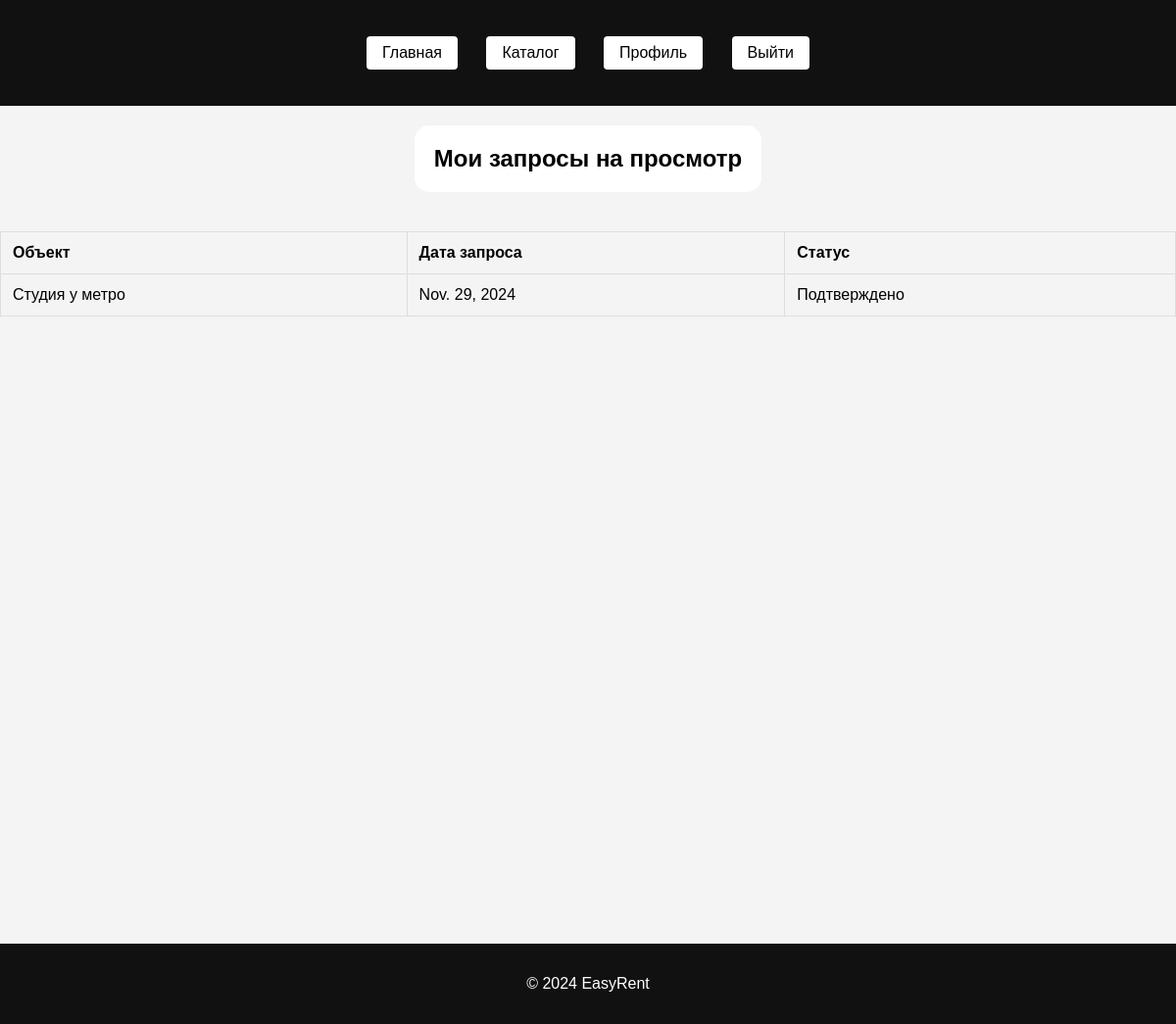
The page /my_requests/ (signed in) on the database as committed earlier.
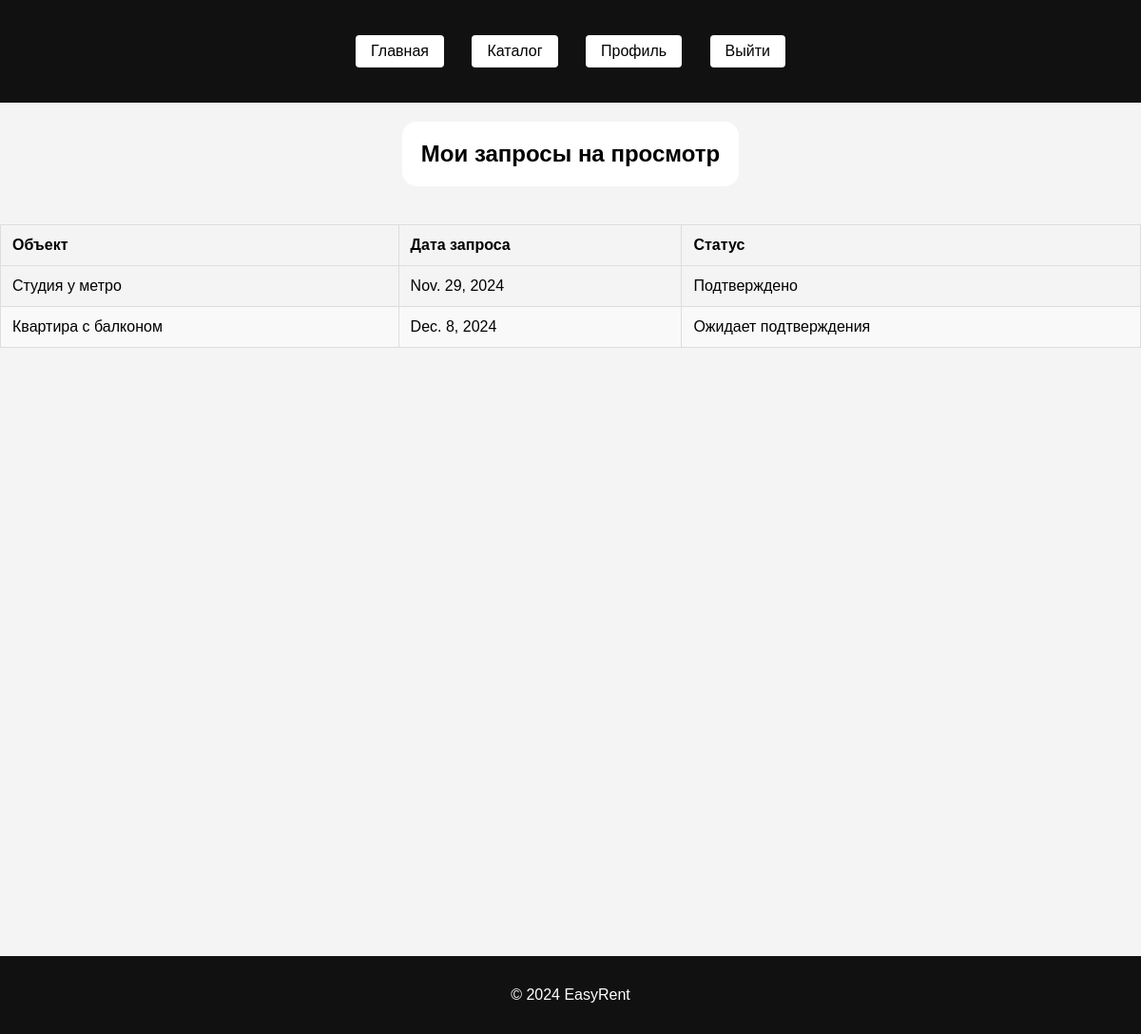
The same page on the database as committed later.
### core/models.py (models this page shows, shortened)
class ViewingRequest(models.Model):
    STATUS_CHOICES = [
        ('pending', 'Ожидает подтверждения'),
        ('confirmed', 'Подтверждено'),
    ]
    property = models.ForeignKey(Property, on_delete=models.CASCADE)
    user = models.ForeignKey(settings.AUTH_USER_MODEL, on_delete=models.CASCADE)
    realtor = models.ForeignKey(User, on_delete=models.CASCADE, related_name='viewing_requests_as_realtor', verbose_name="Риелтор", null=True)
    request_date = models.DateTimeField(auto_now_add=True)
    status = models.CharField(max_length=10, choices=STATUS_CHOICES, default='pending')
    viewing_time = models.DateField() # Время, когда клиент хочет посмотреть объект

class Property(models.Model):
    PROPERTY_STATUS = [
        ('available', 'Свободно'),
        ('rented', 'Сдано'),
    ]
    title = models.CharField(max_length=100)
    description = models.TextField()
    area = models.DecimalField(max_digits=8, decimal_places=2)
    location = models.CharField(max_length=255)
    price = models.DecimalField(max_digits=10, decimal_places=2)
    status = models.CharField(max_length=10, choices=PROPERTY_STATUS, default='available')
    realtor = models.ForeignKey(
        settings.AUTH_USER_MODEL,
        on_delete=models.CASCADE,
        related_name='properties',
        limit_choices_to={'role': 'realtor'},
        null=True,  # На случай, если нужно оставить недвижимость без риелтора
        blank=True
    )

### core/views.py (the view)
# urls.py: path('my_requests/', views.my_viewing_requests, name='my_viewing_requests'),
@login_required
def my_viewing_requests(request):
    viewing_requests = ViewingRequest.objects.filter(user=request.user)
    return render(request, 'core/my_viewing_requests.html', {'viewing_requests': viewing_requests})

### core/templates/core/my_viewing_requests.html
{% extends 'base.html' %}
{% block content %}
  <div class="center-container-property-list">
    <h2 class = "custom-h2">Мои запросы на просмотр</h2>
  </div>
  <table class="requests-table">
    <thead>
      <tr>
        <th>Объект</th>
        <th>Дата запроса</th>
        <th>Статус</th>
      </tr>
    </thead>
    <tbody>
      {% for viewing_request in viewing_requests %}
        <tr>
          <td>{{ viewing_request.property.title }}</td>
          <td>{{ viewing_request.viewing_time }}</td>
          <td>{{ viewing_request.get_status_display }}</td>
        </tr>
      {% empty %}
        <tr>
          <td colspan="3">У вас нет запросов на просмотр.</td>
        </tr>
      {% endfor %}
    </tbody>
  </table>
  <div class="center-container"></div>
{% endblock %}

Rows that differ between the two databases and show on the page:
added ViewingRequest: property "Квартира с балконом", viewing_time "Dec. 8, 2024", status "Ожидает подтверждения"
